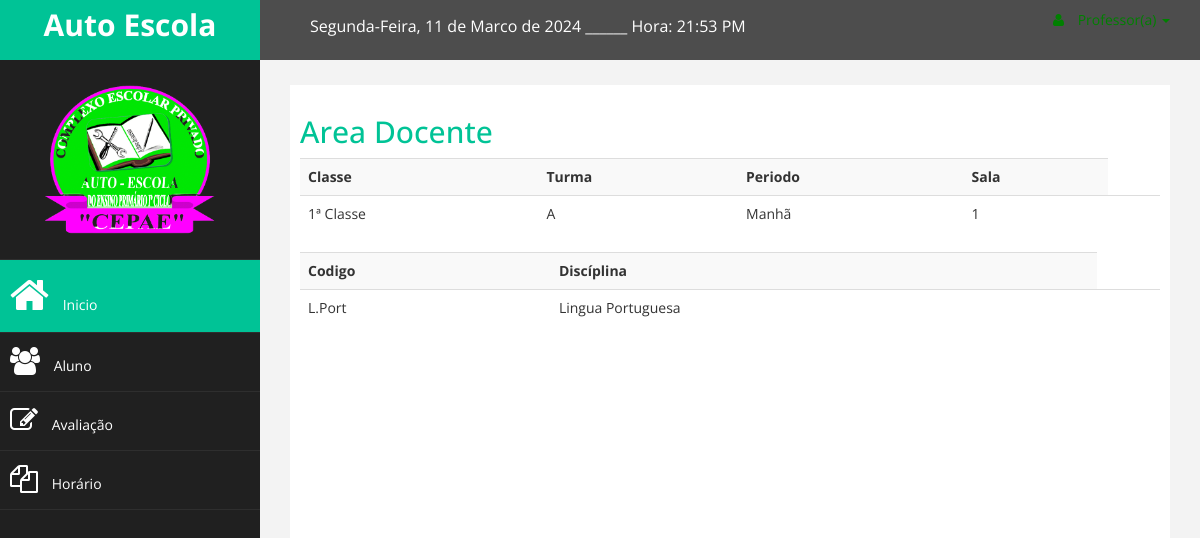
The page /professor/professor.php (signed in) on the database its author committed.
### tables this page shows
CREATE TABLE `turma` (
  `id_turma` int(11) NOT NULL,
  `nome_turma` varchar(5) NOT NULL,
  `classe` int(11) NOT NULL,
  `periodo` enum('Manhã','Tarde','Noite') NOT NULL,
  `num_sala` int(11) NOT NULL,
  `id_professor` int(11) NOT NULL COMMENT 'responsavel da turma'
);

CREATE TABLE `classe` (
  `id_classe` int(11) NOT NULL,
  `nome_classe` varchar(30) NOT NULL,
  `codigo_classe` varchar(4) NOT NULL
);

CREATE TABLE `disciplina` (
  `id_disciplina` int(11) NOT NULL,
  `codigo_disc` varchar(30) NOT NULL COMMENT 'Abreviatura do nome',
  `nome_disc` varchar(30) NOT NULL,
  `descricao` text DEFAULT NULL,
  `id_professor` int(11) NOT NULL
);

### professor/professor.php (the view)
<?php
include_once 'menu_rod/menu_prof.php';
?>
<div id="page-wrapper" >
    <div id="page-inner">
        <div class="row">
            <div class="col-md-12">
             <h2>Area Docente</h2>
            </div>
        </div>
         <table class="table table-striped table-advance table-hover">
                    <tbody>
                    <tr>
                            <th>Classe</th>
                            <th>Turma</th>
                            <th>Periodo</th>
                            <th>Sala</th>
                    </tr>
                        <?php
                        $sql= "SELECT  * FROM turma t inner join classe c on t.classe = c.id_classe where id_professor = '$id_professor'order by nome_classe ";
                        $resultado = mysqli_query($connect, $sql);
                        while($dados = mysqli_fetch_array($resultado)):
                        ?>
                    <tr>
                            <td><?php echo $dados['nome_classe']; ?></td>
                            <td><?php echo $dados['nome_turma']; ?></td>
                            <td><?php echo $dados['periodo']; ?></td>
                            <td><?php echo $dados['num_sala']; ?></td>
                            <td>
                    </tr>
                    </tbody>
                    <?php endwhile; ?>
            </table>
            <table class="table table-striped table-advance table-hover">
                    <tbody>
                    <tr>
                            <th>Codigo</th>
                            <th>Discíplina</th>
                    </tr>
                        <?php
                        $sql= "SELECT  * FROM disciplina t where id_professor = '$id_professor' order by nome_disc ";
                        $resultado = mysqli_query($connect, $sql);
                        while($dados = mysqli_fetch_array($resultado)):
                        ?>
                    <tr>
                            <td><?php echo $dados['codigo_disc']; ?></td>
                            <td><?php echo $dados['nome_disc']; ?></td>
                            <td>
                    </tr>
                    </tbody>
                    <?php endwhile; ?>
            </table>
    </div>
</div>
 <?php
include_once 'menu_rod/rod_prof.php';
?>

### assets/css/dustom.css (style rules this page uses)
body { font-family: 'Open Sans', sans-serif; }
#page-wrapper { padding: 15px 15px; min-height: 600px; background:#F3F3F3; }
#page-inner { width:100%; margin:10px 20px 10px 0px; background:#fff; padding:10px; min-height:1200px; }
h2 { color: #00c396; }
@media (min-width:768px) { #page-wrapper { margin: 0 0 0 260px; padding: 15px 30px; min-height: 1200px; } }

### rows shown on the page
turma: classe.nome_classe "1ª Classe", nome_turma "A", periodo "Manhã", num_sala "1"
disciplina: codigo_disc "L.Port", nome_disc "Lingua Portuguesa"
